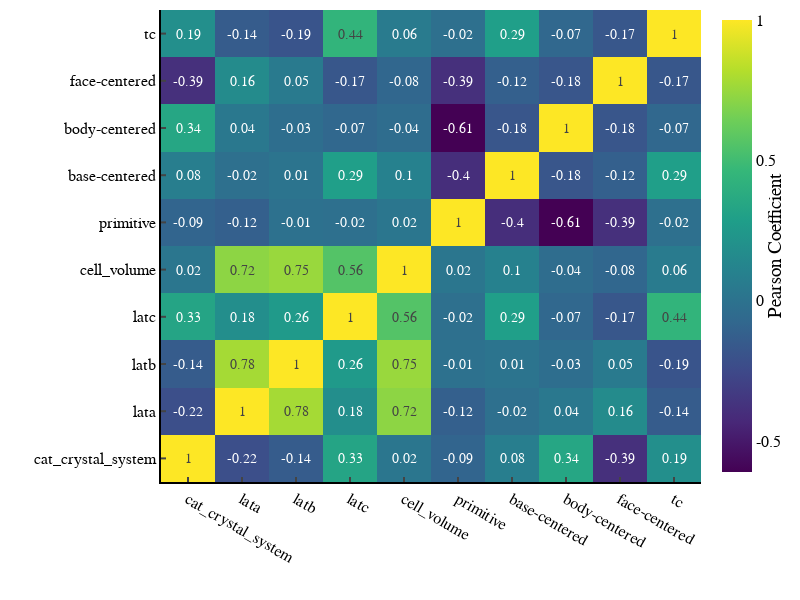

Source (notebook cell):
### Code cell
corr_matrix(df_MP_non_zero, crystal_properties, 800, 600, 14)

### Figure 1 — Plotly figure (JSON) as saved in the notebook; plotly's stock layout.template omitted (floating-point values rounded to 4 significant figures)
{"data": [{"colorbar": {"ticktext": [-1, -0.5, 0, 0.5, 1], "tickvals": [-1, -0.5, 0, 0.5, 1], "title": {"side": "right", "text": "Pearson Coefficient"}}, "colorscale": [[0, "#440154"], [0.1111, "#482878"], [0.2222, "#3e4989"], [0.3333, "#31688e"], [0.4444, "#26828e"], [0.5556, "#1f9e89"], [0.6667, "#35b779"], [0.7778, "#6ece58"], [0.8889, "#b5de2b"], [1, "#fde725"]], "text": [[1, -0.22, -0.14, 0.33, 0.02, -0.09, 0.08, 0.34, -0.39, 0.19], [-0.22, 1, 0.78, 0.18, 0.72, -0.12, -0.02, 0.04, 0.16, -0.14], [-0.14, 0.78, 1, 0.26, 0.75, -0.01, 0.01, -0.03, 0.05, -0.19], [0.33, 0.18, 0.26, 1, 0.56, -0.02, 0.29, -0.07, -0.17, 0.44], [0.02, 0.72, 0.75, 0.56, 1, 0.02, 0.1, -0.04, -0.08, 0.06], [-0.09, -0.12, -0.01, -0.02, 0.02, 1, -0.4, -0.61, -0.39, -0.02], [0.08, -0.02, 0.01, 0.29, 0.1, -0.4, 1, -0.18, -0.12, 0.29], [0.34, 0.04, -0.03, -0.07, -0.04, -0.61, -0.18, 1, -0.18, -0.07], [-0.39, 0.16, 0.05, -0.17, -0.08, -0.39, -0.12, -0.18, 1, -0.17], [0.19, -0.14, -0.19, 0.44, 0.06, -0.02, 0.29, -0.07, -0.17, 1]], "textfont": {"size": 14}, "texttemplate": "%{text}", "type": "heatmap", "x": ["cat_crystal_system", "lata", "latb", "latc", "cell_volume", "primitive", "base-centered", "body-centered", "face-centered", "tc"], "y": ["cat_crystal_system", "lata", "latb", "latc", "cell_volume", "primitive", "base-centered", "body-centered", "face-centered", "tc"], "z": [[1, -0.22, -0.14, 0.33, 0.02, -0.09, 0.08, 0.34, -0.39, 0.19], [-0.22, 1, 0.78, 0.18, 0.72, -0.12, -0.02, 0.04, 0.16, -0.14], [-0.14, 0.78, 1, 0.26, 0.75, -0.01, 0.01, -0.03, 0.05, -0.19], [0.33, 0.18, 0.26, 1, 0.56, -0.02, 0.29, -0.07, -0.17, 0.44], [0.02, 0.72, 0.75, 0.56, 1, 0.02, 0.1, -0.04, -0.08, 0.06], [-0.09, -0.12, -0.01, -0.02, 0.02, 1, -0.4, -0.61, -0.39, -0.02], [0.08, -0.02, 0.01, 0.29, 0.1, -0.4, 1, -0.18, -0.12, 0.29], [0.34, 0.04, -0.03, -0.07, -0.04, -0.61, -0.18, 1, -0.18, -0.07], [-0.39, 0.16, 0.05, -0.17, -0.08, -0.39, -0.12, -0.18, 1, -0.17], [0.19, -0.14, -0.19, 0.44, 0.06, -0.02, 0.29, -0.07, -0.17, 1]]}], "layout": {"font": {"color": "black", "family": "Helvetica", "size": 16}, "height": 600, "margin": {"b": 5, "l": 5, "r": 5, "t": 10}, "paper_bgcolor": "white", "plot_bgcolor": "white", "width": 800, "xaxis": {"linecolor": "black", "linewidth": 2, "showline": true, "ticklen": 5, "ticks": "inside", "tickwidth": 2, "title": {"text": ""}}, "yaxis": {"linecolor": "black", "linewidth": 2, "showline": true, "ticklen": 5, "ticks": "inside", "tickwidth": 2, "title": {"text": ""}}}}
